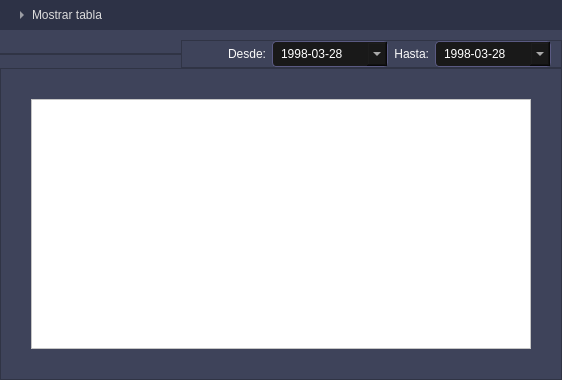
               <widget class="QFrame" name="frame_6">
                <property name="sizePolicy">
                 <sizepolicy hsizetype="Expanding" vsizetype="Expanding">
                  <horstretch>0</horstretch>
                  <verstretch>0</verstretch>
                 </sizepolicy>
                </property>
                <property name="styleSheet">
                 <string notr="true">QFrame{
    background-color: #3E435A;
}</string>
                </property>
                <property name="frameShape">
                 <enum>QFrame::NoFrame</enum>
                </property>
                <property name="frameShadow">
                 <enum>QFrame::Raised</enum>
                </property>
                <layout class="QVBoxLayout" name="verticalLayout_6">
                 <property name="spacing">
                  <number>0</number>
                 </property>
                 <property name="leftMargin">
                  <number>0</number>
                 </property>
                 <property name="topMargin">
                  <number>0</number>
                 </property>
                 <property name="rightMargin">
                  <number>0</number>
                 </property>
                 <property name="bottomMargin">
                  <number>0</number>
                 </property>
                 <item>
                  <widget class="QToolButton" name="tbtn_Tablas">
                   <property name="sizePolicy">
                    <sizepolicy hsizetype="Expanding" vsizetype="Fixed">
                     <horstretch>0</horstretch>
                     <verstretch>0</verstretch>
                    </sizepolicy>
                   </property>
                   <property name="minimumSize">
                    <size>
                     <width>30</width>
                     <height>30</height>
                    </size>
                   </property>
                   <property name="maximumSize">
                    <size>
                     <width>16777215</width>
                     <height>30</height>
                    </size>
                   </property>
                   <property name="styleSheet">
                    <string notr="true">QToolButton {
    background-color: rgb(45, 50, 70);
    color: rgb(220, 220, 220);
    border: none;
    padding: 8px 12px;
    font: bold 13pt &quot;Arial&quot;;
}

QToolButton:hover {
    background-color: rgb(42, 42, 42);
}</string>
                   </property>
                   <property name="text">
                    <string>Mostrar tabla</string>
                   </property>
                   <property name="checkable">
                    <bool>true</bool>
                   </property>
                   <property name="checked">
                    <bool>true</bool>
                   </property>
                   <property name="toolButtonStyle">
                    <enum>Qt::ToolButtonTextBesideIcon</enum>
                   </property>
                   <property name="autoRaise">
                    <bool>true</bool>
                   </property>
                   <property name="arrowType">
                    <enum>Qt::RightArrow</enum>
                   </property>
                  </widget>
                 </item>
                 <item>
                  <widget class="QFrame" name="frm_Tablas">
                   <property name="sizePolicy">
                    <sizepolicy hsizetype="Expanding" vsizetype="Expanding">
                     <horstretch>0</horstretch>
                     <verstretch>0</verstretch>
                    </sizepolicy>
                   </property>
                   <property name="minimumSize">
                    <size>
                     <width>0</width>
                     <height>0</height>
                    </size>
                   </property>
                   <property name="frameShape">
                    <enum>QFrame::NoFrame</enum>
                   </property>
                   <property name="frameShadow">
                    <enum>QFrame::Raised</enum>
                   </property>
                   <layout class="QVBoxLayout" name="verticalLayout_8">
                    <property name="spacing">
                     <number>0</number>
                    </property>
                    <property name="leftMargin">
                     <number>0</number>
                    </property>
                    <property name="topMargin">
                     <number>0</number>
                    </property>
                    <property name="rightMargin">
                     <number>0</number>
                    </property>
                    <property name="bottomMargin">
                     <number>0</number>
                    </property>
                    <item>
                     <widget class="QFrame" name="frame_25">
                      <property name="sizePolicy">
                       <sizepolicy hsizetype="Expanding" vsizetype="Fixed">
                        <horstretch>0</horstretch>
                        <verstretch>0</verstretch>
                       </sizepolicy>
                      </property>
                      <property name="frameShape">
                       <enum>QFrame::NoFrame</enum>
                      </property>
                      <property name="frameShadow">
                       <enum>QFrame::Raised</enum>
                      </property>
                      <layout class="QHBoxLayout" name="horizontalLayout_10" stretch="2,3">
                       <property name="spacing">
                        <number>0</number>
                       </property>
                       <property name="leftMargin">
                        <number>0</number>
                       </property>
                       <property name="topMargin">
                        <number>10</number>
                       </property>
                       <property name="rightMargin">
                        <number>0</number>
                       </property>
                       <property name="bottomMargin">
                        <number>0</number>
                       </property>
                       <item>
                        <widget class="QFrame" name="frame_26">
                         <property name="sizePolicy">
                          <sizepolicy hsizetype="Expanding" vsizetype="Fixed">
                           <horstretch>0</horstretch>
                           <verstretch>0</verstretch>
                          </sizepolicy>
                         </property>
                         <property name="frameShape">
                          <enum>QFrame::StyledPanel</enum>
                         </property>
                         <property name="frameShadow">
                          <enum>QFrame::Raised</enum>
                         </property>
                         <layout class="QVBoxLayout" name="verticalLayout_13">
                          <property name="spacing">
                           <number>0</number>
                          </property>
                          <property name="leftMargin">
                           <number>25</number>
                          </property>
                          <property name="topMargin">
                           <number>0</number>
                          </property>
                          <property name="rightMargin">
                           <number>5</number>
                          </property>
                          <property name="bottomMargin">
                           <number>0</number>
                          </property>
                         </layout>
                        </widget>
                       </item>
                       <item>
                        <widget class="QFrame" name="frame_27">
                         <property name="sizePolicy">
                          <sizepolicy hsizetype="Expanding" vsizetype="Fixed">
                           <horstretch>0</horstretch>
                           <verstretch>0</verstretch>
                          </sizepolicy>
                         </property>
                         <property name="frameShape">
                          <enum>QFrame::StyledPanel</enum>
                         </property>
                         <property name="frameShadow">
                          <enum>QFrame::Raised</enum>
                         </property>
                         <layout class="QHBoxLayout" name="horizontalLayout_11" stretch="2,4,2,4">
                          <property name="leftMargin">
                           <number>46</number>
                          </property>
                          <property name="topMargin">
                           <number>0</number>
                          </property>
                          <property name="rightMargin">
                           <number>10</number>
                          </property>
                          <property name="bottomMargin">
                           <number>0</number>
                          </property>
                          <item>
                           <widget class="QLabel" name="label_16">
                            <property name="sizePolicy">
                             <sizepolicy hsizetype="Expanding" vsizetype="Fixed">
                              <horstretch>0</horstretch>
                              <verstretch>0</verstretch>
                             </sizepolicy>
                            </property>
                            <property name="styleSheet">
                             <string notr="true">  font: 11pt &quot;Arial&quot;;
    color: rgb(250, 250, 250);
    background: transparent;
    border: none;</string>
                            </property>
                            <property name="text">
                             <string>Desde:</string>
                            </property>
                            <property name="alignment">
                             <set>Qt::AlignRight|Qt::AlignTrailing|Qt::AlignVCenter</set>
                            </property>
                           </widget>
                          </item>
                          <item>
                           <widget class="QComboBox" name="comboBox_6">
                            <property name="sizePolicy">
                             <sizepolicy hsizetype="Expanding" vsizetype="Fixed">
                              <horstretch>0</horstretch>
                              <verstretch>0</verstretch>
                             </sizepolicy>
                            </property>
                            <property name="maximumSize">
                             <size>
                              <width>16777215</width>
                              <height>16777215</height>
                             </size>
                            </property>
                            <property name="styleSheet">
                             <string notr="true">QComboBox {
    font: 75 8pt &quot;Arial&quot;;
    background-color: rgb(25, 25, 25);
    color: rgb(255, 255, 255);
    border: 1px solid rgb(90, 90, 130);
    border-radius: 4px;
    padding: 4px 20px 4px 8px;  
}

QComboBox:hover {
    background-color:rgb(94, 94, 94);
}

QComboBox::drop-down {
    subcontrol-origin: padding;
    subcontrol-position: top right;
    width: 20px;
}


QComboBox QAbstractItemView {
    background-color: rgb(20, 20, 30);
    color: rgb(220, 220, 220);
    selection-background-color: rgb(20, 200, 220);
    selection-color: black;
}
</string>
                            </property>
                            <item>
                             <property name="text">
                              <string>1998-03-28</string>
                             </property>
                            </item>
                           </widget>
                          </item>
                          <item>
                           <widget class="QLabel" name="label_17">
                            <property name="sizePolicy">
                             <sizepolicy hsizetype="Expanding" vsizetype="Fixed">
                              <horstretch>0</horstretch>
                              <verstretch>0</verstretch>
                             </sizepolicy>
                            </property>
                            <property name="styleSheet">
                             <string notr="true">  font: 11pt &quot;Arial&quot;;
    color: rgb(250, 250, 250);
    background: transparent;
    border: none;</string>
                            </property>
                            <property name="text">
                             <string>Hasta:</string>
                            </property>
                            <property name="alignment">
                             <set>Qt::AlignRight|Qt::AlignTrailing|Qt::AlignVCenter</set>
                            </property>
                           </widget>
                          </item>
                          <item>
                           <widget class="QComboBox" name="comboBox_7">
                            <property name="sizePolicy">
                             <sizepolicy hsizetype="Expanding" vsizetype="Fixed">
                              <horstretch>0</horstretch>
                              <verstretch>0</verstretch>
                             </sizepolicy>
                            </property>
                            <property name="maximumSize">
                             <size>
                              <width>16777215</width>
                              <height>16777215</height>
                             </size>
                            </property>
                            <property name="styleSheet">
                             <string notr="true">QComboBox {
    font: 75 8pt &quot;Arial&quot;;
    background-color: rgb(25, 25, 25);
    color: rgb(255, 255, 255);
    border: 1px solid rgb(90, 90, 130);
    border-radius: 4px;
    padding: 4px 20px 4px 8px;  
}

QComboBox:hover {
    background-color:rgb(94, 94, 94);
}

QComboBox::drop-down {
    subcontrol-origin: padding;
    subcontrol-position: top right;
    width: 20px;
}


QComboBox QAbstractItemView {
    background-color: rgb(20, 20, 30);
    color: rgb(220, 220, 220);
    selection-background-color: rgb(20, 200, 220);
    selection-color: black;
}
</string>
                            </property>
                            <item>
                             <property name="text">
                              <string>1998-03-28</string>
                             </property>
                            </item>
                           </widget>
                          </item>
                         </layout>
                        </widget>
                       </item>
                      </layout>
                     </widget>
                    </item>
                    <item>
                     <widget class="QFrame" name="frame_28">
                      <property name="frameShape">
                       <enum>QFrame::StyledPanel</enum>
                      </property>
                      <property name="frameShadow">
                       <enum>QFrame::Raised</enum>
                      </property>
                      <layout class="QHBoxLayout" name="horizontalLayout_12">
                       <property name="spacing">
                        <number>0</number>
                       </property>
                       <property name="leftMargin">
                        <number>30</number>
                       </property>
                       <property name="topMargin">
                        <number>30</number>
                       </property>
                       <property name="rightMargin">
                        <number>30</number>
                       </property>
                       <property name="bottomMargin">
                        <number>30</number>
                       </property>
                       <item>
                        <widget class="QTableWidget" name="tbl_Datos">
                         <property name="minimumSize">
                          <size>
                           <width>500</width>
                           <height>250</height>
                          </size>
                         </property>
                         <property name="styleSheet">
                          <string notr="true">QTableWidget { 
    background: white; 
    alternate-background-color: white;
    color: black;
    gridline-color: #d0d0d0;
}
QTableWidget::item { 
    background: white; 
    color: black; 
}
QHeaderView::section {
    background:rgb(170, 255, 255);
    color: black;
    padding: 4px;
    border: 1px solid #d0d0d0;
}</string>
                         </property>
                         <property name="alternatingRowColors">
                          <bool>true</bool>
                         </property>
                         <property name="selectionBehavior">
                          <enum>QAbstractItemView::SelectRows</enum>
                         </property>
                        </widget>
                       </item>
                      </layout>
                     </widget>
                    </item>
                   </layout>
                  </widget>
                 </item>
                </layout>
               </widget>
